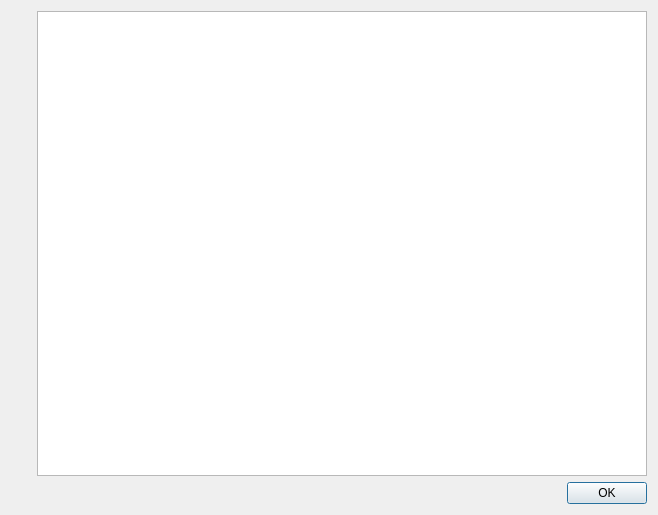
<ui version="4.0" >
 <class>ConversionErrorDialog</class>
 <widget class="QDialog" name="ConversionErrorDialog" >
  <property name="geometry" >
   <rect>
    <x>0</x>
    <y>0</y>
    <width>658</width>
    <height>515</height>
   </rect>
  </property>
  <property name="windowTitle" >
   <string>ERROR</string>
  </property>
  <property name="windowIcon" >
   <iconset resource="../../../../resources/images.qrc" >
    <normaloff>:/images/lt.png</normaloff>:/images/lt.png</iconset>
  </property>
  <layout class="QGridLayout" >
   <item row="0" column="0" >
    <widget class="QLabel" name="label" >
     <property name="text" >
      <string/>
     </property>
     <property name="pixmap" >
      <pixmap resource="../../../../resources/images.qrc" >:/images/dialog_error.png</pixmap>
     </property>
    </widget>
   </item>
   <item rowspan="2" row="0" column="1" >
    <widget class="QTextBrowser" name="text" />
   </item>
   <item row="1" column="0" >
    <spacer>
     <property name="orientation" >
      <enum>Qt::Vertical</enum>
     </property>
     <property name="sizeHint" stdset="0" >
      <size>
       <width>20</width>
       <height>40</height>
      </size>
     </property>
    </spacer>
   </item>
   <item row="2" column="1" >
    <widget class="QDialogButtonBox" name="buttonBox" >
     <property name="standardButtons" >
      <set>QDialogButtonBox::Ok</set>
     </property>
    </widget>
   </item>
  </layout>
 </widget>
 <resources>
  <include location="../../../../resources/images.qrc" />
 </resources>
 <connections>
  <connection>
   <sender>buttonBox</sender>
   <signal>accepted()</signal>
   <receiver>ConversionErrorDialog</receiver>
   <slot>accept()</slot>
   <hints>
    <hint type="sourcelabel" >
     <x>246</x>
     <y>491</y>
    </hint>
    <hint type="destinationlabel" >
     <x>64</x>
     <y>497</y>
    </hint>
   </hints>
  </connection>
  <connection>
   <sender>buttonBox</sender>
   <signal>rejected()</signal>
   <receiver>ConversionErrorDialog</receiver>
   <slot>reject()</slot>
   <hints>
    <hint type="sourcelabel" >
     <x>165</x>
     <y>480</y>
    </hint>
    <hint type="destinationlabel" >
     <x>32</x>
     <y>428</y>
    </hint>
   </hints>
  </connection>
 </connections>
</ui>
